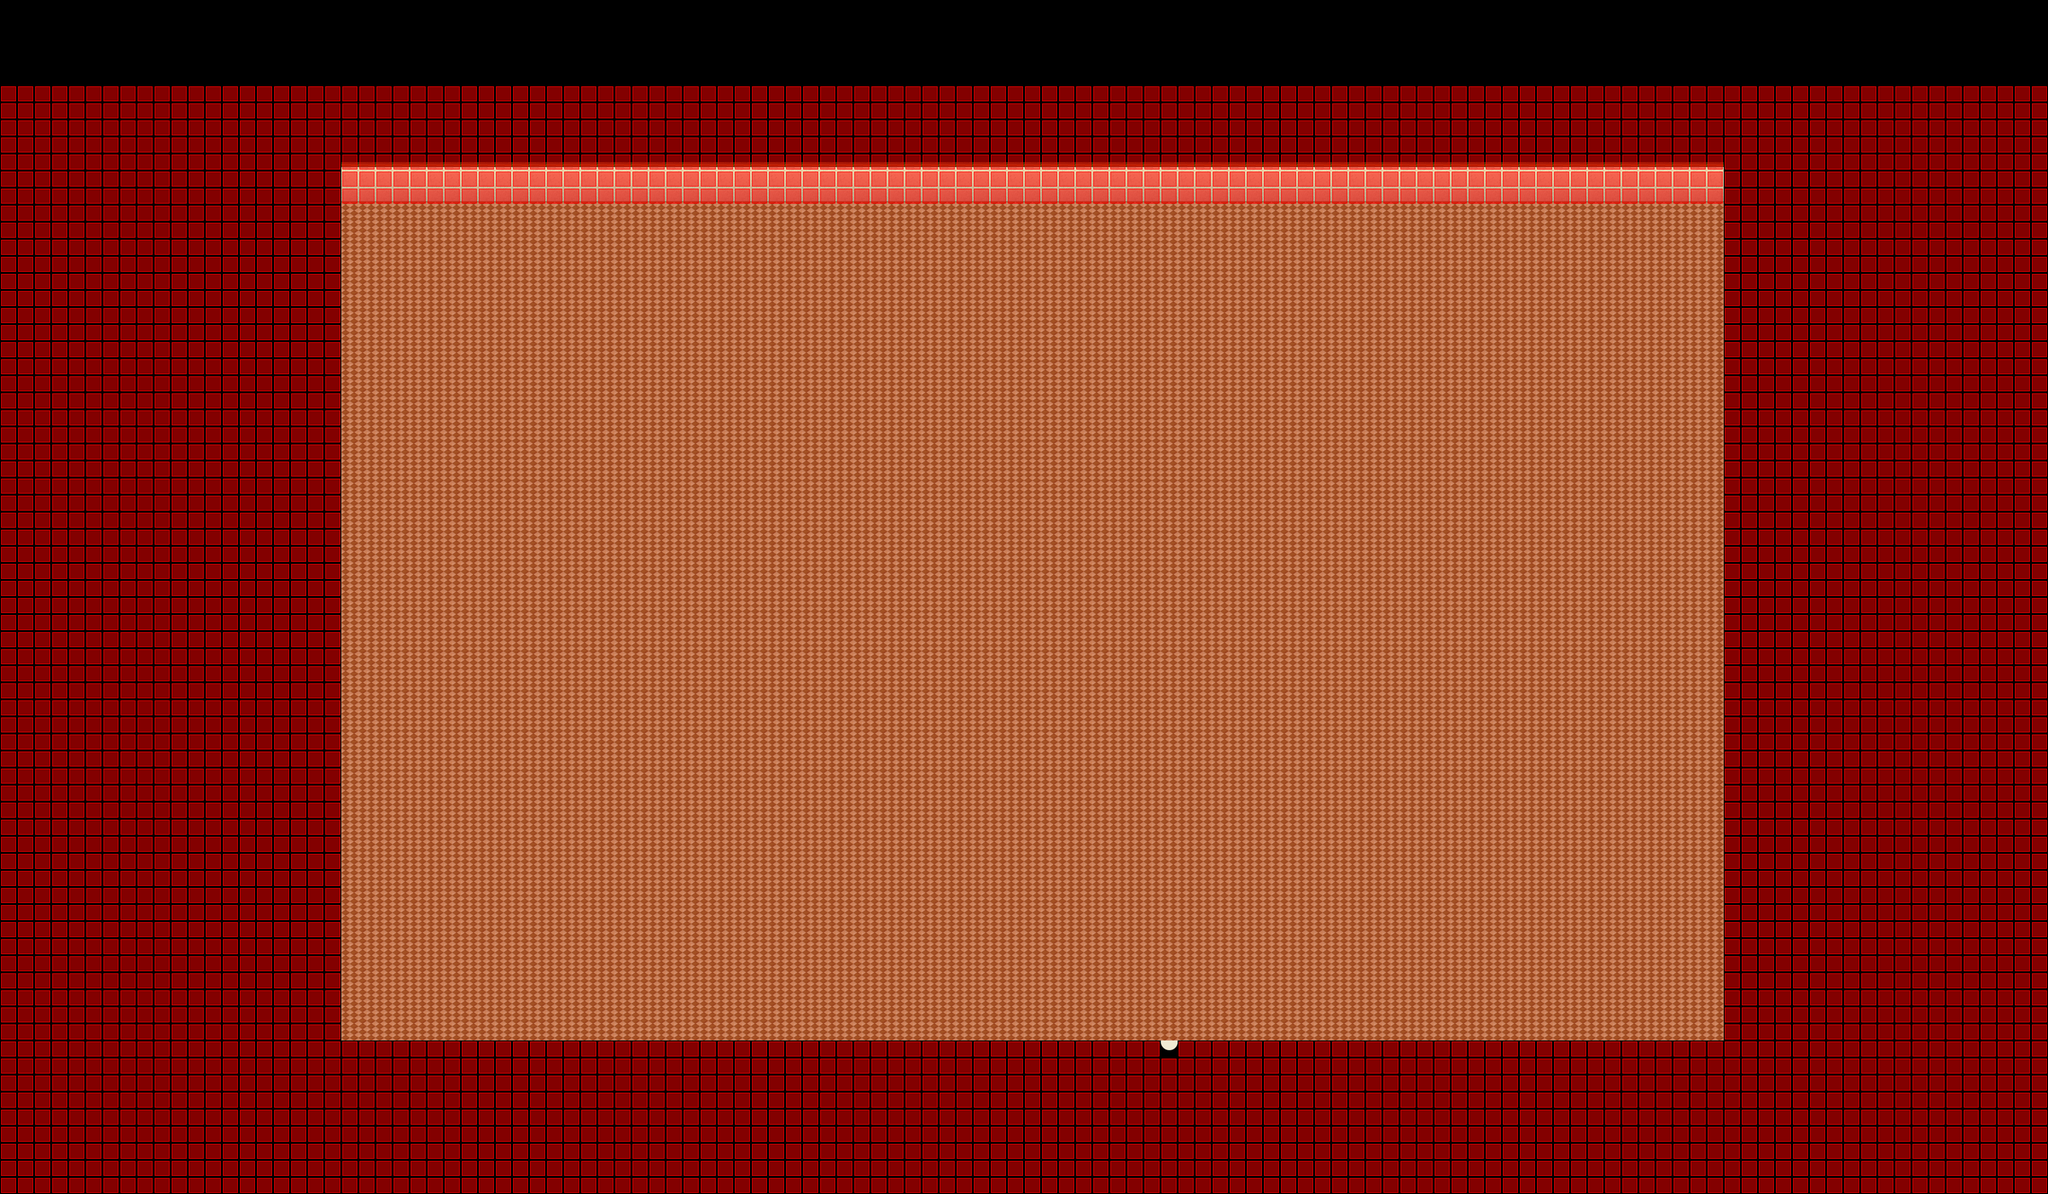

Rendered tile map (Tiled .tmx) drawn with the repository's tilesets; below, a short description and the map source with its tile grids summarised:
An orthogonal 120x70 tile map with 32x32 px tiles, 5 tile layers (Ground, Ground, Fringe, Over, ...), 4 tilesets.

<map version="1.0" orientation="orthogonal" width="120" height="70" tilewidth="32" tileheight="32">
 <properties>
  <property name="music" value="fanfare.ogg" />
 </properties>
 <tileset firstgid="1" name="collision1_32_32" tilewidth="32" tileheight="32">
  <image source="../graphics/tiles/collision1_32_32.png" width="1024" height="1024" />
 </tileset>
 <tileset firstgid="1025" name="indoor3_32_32" tilewidth="32" tileheight="32">
  <image source="../graphics/tiles/indoor3_32_32.png" width="1024" height="1024" />
 </tileset>
 <tileset firstgid="2049" name="indoor2_32_64" tilewidth="32" tileheight="64">
  <image source="../graphics/tiles/indoor2_32_64.png" width="1024" height="1024" />
 </tileset>
 <tileset firstgid="2561" name="indoor2_32_96" tilewidth="32" tileheight="96">
  <image source="../graphics/tiles/indoor2_32_96.png" width="1024" height="960" />
 </tileset>
 <layer name="Ground" width="120" height="70">
  <data>[8400 cells, 8400 non-empty, 3 distinct tile ids]</data>
 </layer>
 <layer name="Ground" width="120" height="70">
  <data>[8400 cells, 243 non-empty, 3 distinct tile ids]</data>
 </layer>
 <layer name="Fringe" width="120" height="70">
  <data>[8400 cells, 0 non-empty, 0 distinct tile ids]</data>
 </layer>
 <layer name="Over" width="120" height="70">
  <data>[8400 cells, 0 non-empty, 0 distinct tile ids]</data>
 </layer>
 <layer name="Collision" width="120" height="70">
  <data>[8400 cells, 3830 non-empty, 1 distinct tile ids]</data>
 </layer>
 <objectgroup name="Object" width="120" height="70" />
</map>
